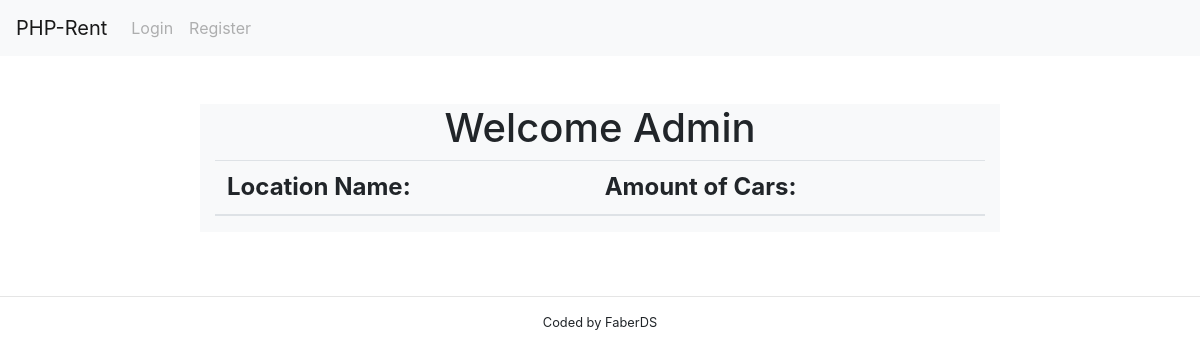
/report.php, run on an earlier commit of the app's database.
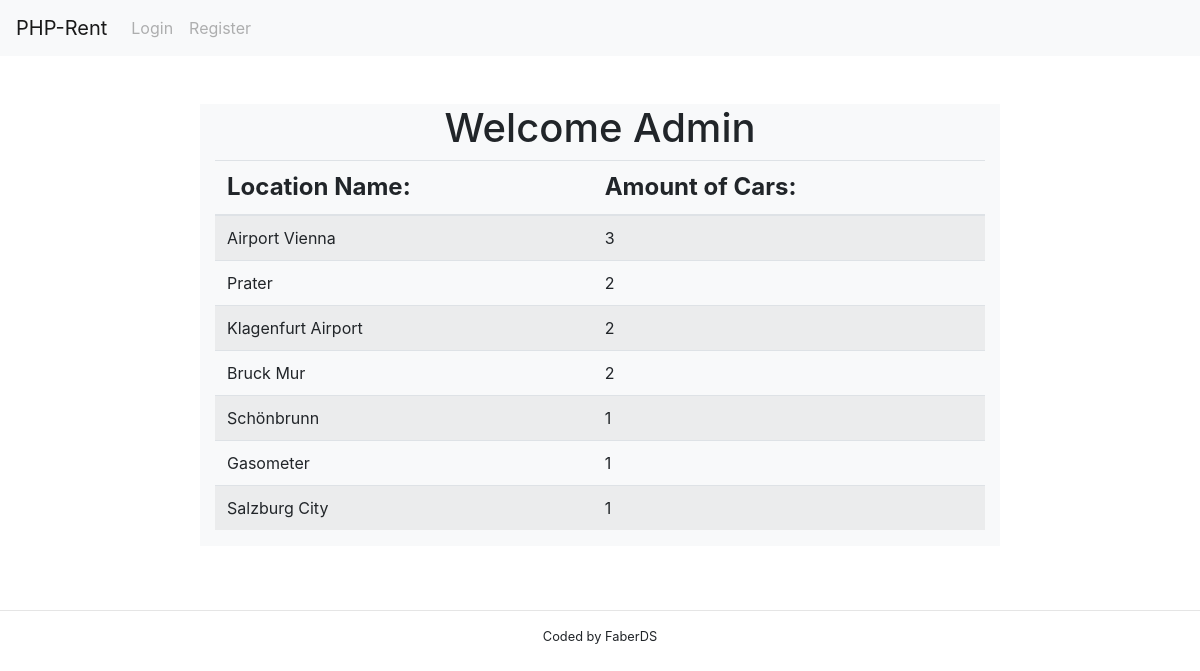
And on a later commit of the database.
### tables this page shows
CREATE TABLE `cars` (
  `id` int(11) NOT NULL,
  `price` int(10) UNSIGNED NOT NULL,
  `fk_location_id` int(11) DEFAULT NULL,
  `fk_car_description_id` int(11) DEFAULT NULL,
  `type` enum('VAN','SUV','Cabrio','Micro Car','Roadster','Combi','LKW') DEFAULT NULL,
  `brand` varchar(20) DEFAULT NULL,
  `model` varchar(20) DEFAULT NULL,
  `class` enum('Economy','Business','Premium','Luxery') DEFAULT NULL,
  `img` text NOT NULL,
  `available` enum('true','false') DEFAULT NULL
);

CREATE TABLE `locations` (
  `id` int(11) NOT NULL,
  `lat` float(10,6) DEFAULT NULL,
  `lon` float(10,6) DEFAULT NULL,
  `location` text,
  `branch` enum('true','false') DEFAULT 'false'
);

### config/pdocon.php (called while the page is built, shortened)
<?php
class Pdocon{
        private $host       = "localhost";
        private $user       = "root";
        private $pass       = "root";
        private $dbnm       = "cr11_denis_schuele_php_car_rental";
        private $dbh;
        private $stmt;
        public function __construct(){
        $dsn ="mysql:host=" . $this->host . "; dbname=" . $this->dbnm;
        $options = array(
            PDO::ATTR_PERSISTENT    => true,
            PDO::ATTR_ERRMODE       => PDO::ERRMODE_EXCEPTION
        );
            try{
                $this->dbh  = new PDO($dsn, $this->user, $this->pass, $options);
            }catch(PDOException $error){
                $this->errmsg = $error->getMessage();
                echo $this->errmsg;
            }
        }
        public function query($query){
            $this->stmt = $this->dbh->prepare($query);
        }
        public function execute(){
          return $this->stmt->execute();
        }
        public function fetchMultiple(){
        $this->execute();
        return $this->stmt->fetchAll(PDO::FETCH_ASSOC);
        }
}
?>

### report.php (the view, shortened to what this page needs)
<?php
     include('includes/header.php');
    include('config/pdocon.php');
    $db1 = new Pdocon;
    $db1->query('   SELECT `cars`.`id`
                    as ID, `locations`.`location`
                    as loc,COUNT(*)
                    as cou FROM `cars`
                    JOIN `locations`
                    ON `cars`.`fk_location_id` = `locations`.`id`
                    GROUP BY fk_location_id
                    ORDER BY cou DESC ');
    $branches = $db1->fetchMultiple();
?>
    <div class="container-fluid">
        <div class="row">
            <div class="col-md-8 col-sm-11 mx-auto bg-light text-center m-5">
                <h1>Welcome Admin </h1>
                <div class="table-responsive">
                    <table class="table table-striped">
                        <thead>
                            <tr class="h4">
                                <th>Location Name:</th>
                                <th>Amount of Cars:</th>
                            </tr>
                        </thead>
                        <tbody>
                            <?php
                                foreach($branches as $branch) :
                            ?>
                            <tr>
                                <td><?= $branch['loc'];?></td>
                                <td><?= $branch['cou'];?>
                                </td>
                            </tr>
                            <?php
                                endforeach;
                            ?>
                        </tbody>
                    </table>
                    </div>
            </div>
        </div>
    </div>
<?php
    include('includes/footer.php');
?>

What changed in the data, as far as the page shows it:
added cars: fk_location.location "Airport Vienna", cou "3"
added cars: fk_location.location "Prater", cou "2"
added cars: fk_location.location "Klagenfurt Airport", cou "2"
added cars: fk_location.location "Bruck Mur", cou "2"
added cars: fk_location.location "Schönbrunn", cou "1"
added cars: fk_location.location "Gasometer", cou "1"
added cars: fk_location.location "Salzburg City", cou "1"
